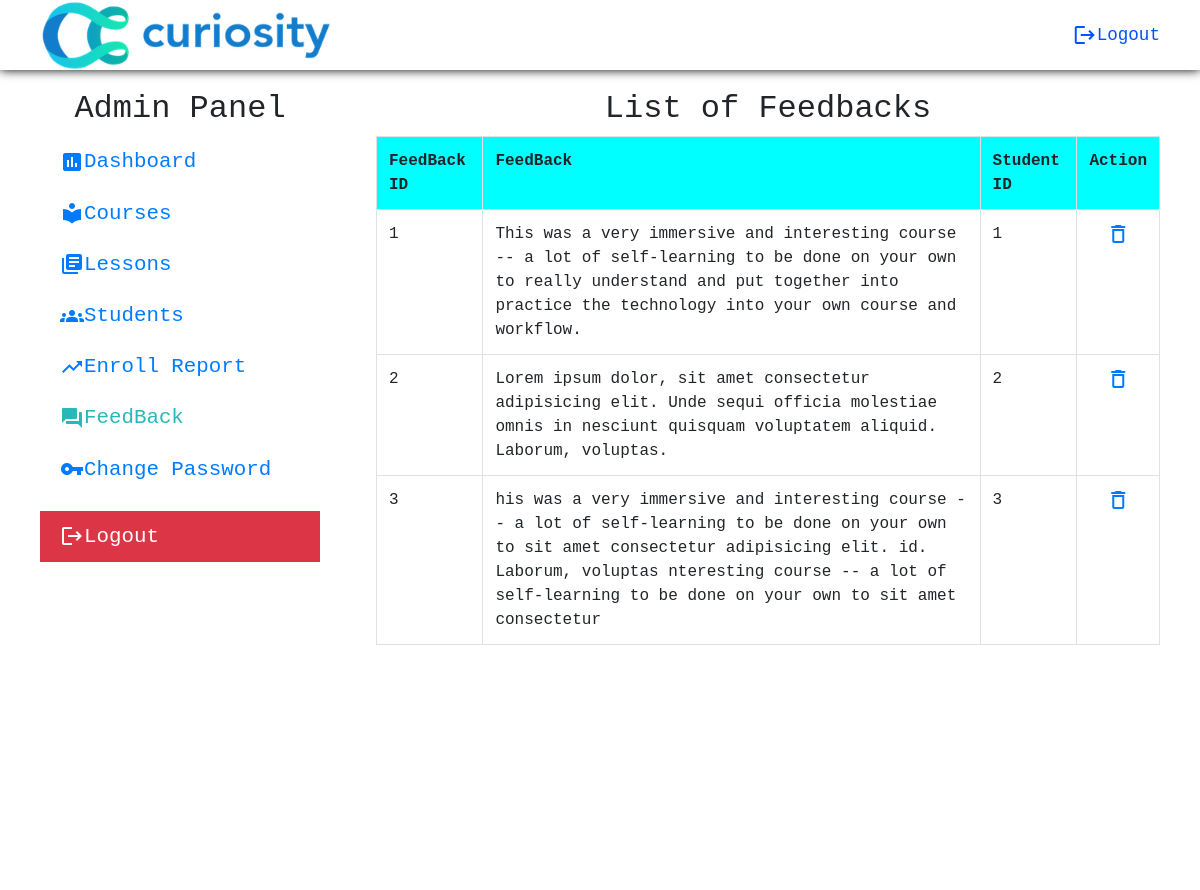
Screenshot of /admin/admin_feed.php (signed in) with the database file from the repository.
### tables this page shows
CREATE TABLE `feedback` (
  `feedback_id` int NOT NULL AUTO_INCREMENT,
  `content` text NOT NULL,
  `stu_id` int NOT NULL,
  PRIMARY KEY (`feedback_id`),
  UNIQUE KEY `stu_id` (`stu_id`),
  CONSTRAINT `feedBack_ibfk_1` FOREIGN KEY (`stu_id`) REFERENCES `student` (`stu_id`) ON DELETE CASCADE
);

### admin/admin_feed.php (the view, shortened to what this page needs)
<?php
require './admin_header.php';
?>
<main>
    <h2>List of Feedbacks</h2>
    <div style="overflow-x: auto;" class="table">
        <table class="table table-bordered">
            <tr>
                <th>FeedBack ID</th>
                <th>FeedBack</th>
                <th>Student ID</th>
                <th>Action</th>
            </tr>
            <?php
            $sql = "SELECT * FROM feedback";
            $result = $conn->query($sql);
            if ($result->num_rows > 0) {
                while ($row = $result->fetch_assoc()) {
               echo "<tr>
                <td>{$row['feedback_id']}</td>
                <td>{$row['content']}</td>
                <td>{$row['stu_id']}</td>
                <td class='svg'><a href=?delete={$row['feedback_id']}><i class='material-icons'>delete_outline</i></a></td>
            </tr>";
                }
            }
            ?>
        </table>
    </div>
</main>
<?php require './admin_footer_script.php' ?>

### css/nav-bar_drawer.css (style rules this page uses)
:root { --d_height:70px; --m_height:60px; --drawer_width: 60vw; }
body { overflow-x: hidden; margin: 0; font-family: 'Courier New', Courier, monospace; }

### css/menu.css (style rules this page uses)
main { width: 70%; }

### rows the page displays
feedback: feedback_id "1", content "This was a very immersive and interesting course -- a lot of self-learning to be done on your own to really understand and put together into practice the technology into your own course and workflow.", stu "1"
feedback: feedback_id "2", content "Lorem ipsum dolor, sit amet consectetur adipisicing elit. Unde sequi officia molestiae omnis in nesciunt quisquam voluptatem aliquid. Laborum, voluptas.", stu "2"
feedback: feedback_id "3", content "his was a very immersive and interesting course -- a lot of self-learning to be done on your own to sit amet consectetur adipisicing elit. id. Laborum, voluptas nteresting course -- a lot of self-learning to be done on your own to sit amet consectetur", stu "3"
